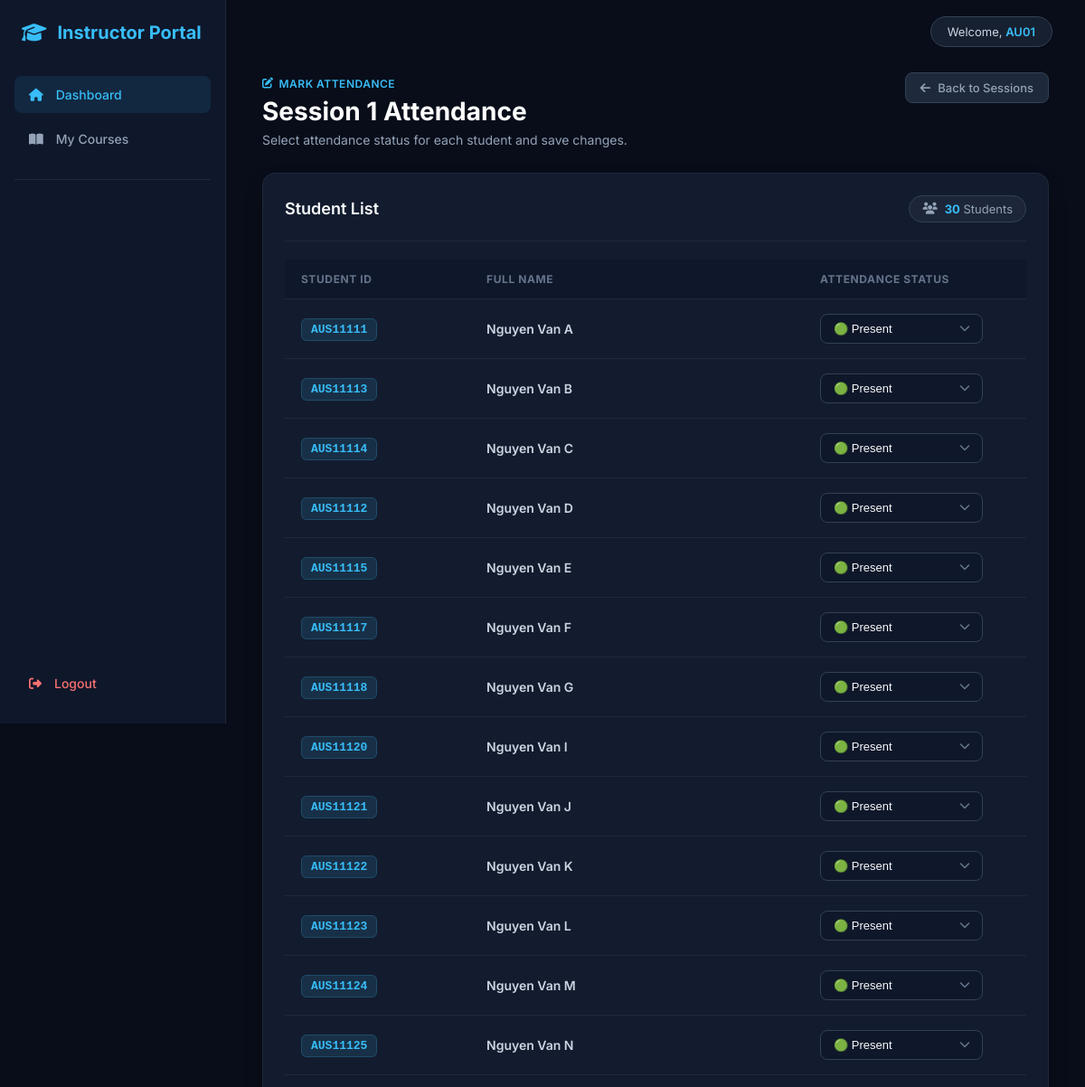
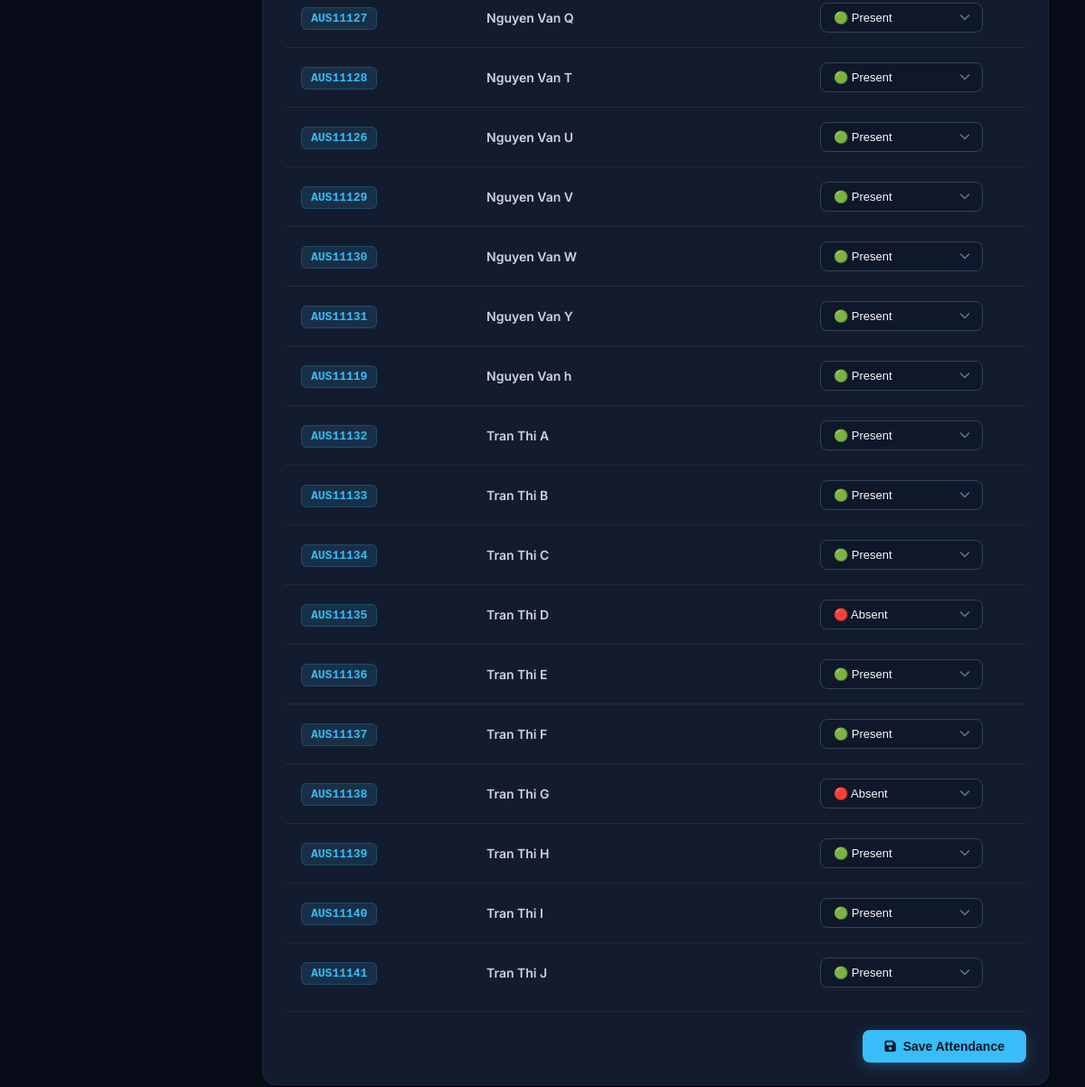
Page /instructor/course/TEC004/attendance/1 (signed in) on the committed database (2 pictures, top to bottom).
### tables this page shows
CREATE TABLE students(
        student_id TEXT PRIMARY KEY,
        name TEXT,
        email TEXT,
        major TEXT
    );

### instructor.py (the view)
@instructor_bp.route(
    "/instructor/course/<course_id>/attendance/<int:session_number>",
    methods=["GET"]
)
@login_required
@instructor_required
def attendance(course_id, session_number):
    instructor_id = session["user_id"]
    if not instructor_owns_course(instructor_id, course_id):
        abort(403)
    students = get_students(course_id)
    attendance = load_attendance(
        course_id,
        session_number
    )
    return render_template(
        "instructor_page/attendance.html",
        students=students,
        attendance=attendance,
        course_id=course_id,
        session_number=session_number
    )

### decorator.py (called while the page is built)
def login_required(f):
    @wraps(f)
    def wrapper(*args,**kwargs):
        if "username" not in session:
            return redirect(
                url_for("auth.login")
            )
        return f(*args,**kwargs)
    return wrapper

def instructor_required(f):
    @wraps(f)
    def wrapper(*args,**kwargs):
        if session.get("role")!="instructor":
            return redirect(
                url_for("auth.login")
            )
        return f(*args,**kwargs)
    return wrapper

### instructor_logic.py (called while the page is built)
def get_connection():
    conn = sqlite3.connect(DATABASE)
    conn.row_factory = sqlite3.Row
    return conn

def instructor_owns_course(instructor_id, course_id):
    conn = get_connection()
    cursor = conn.cursor()
    cursor.execute("""

        SELECT 1

        FROM enrollments

        WHERE instructor_id=?

        AND course_id=?

        LIMIT 1

    """,(instructor_id,course_id))
    result = cursor.fetchone()
    conn.close()
    return result is not None

def get_students(course_id):
    conn = get_connection()
    cursor = conn.cursor()
    cursor.execute("""

        SELECT

            s.student_id,

            s.name

        FROM students s

        JOIN enrollments e

            ON s.student_id=e.student_id

        WHERE e.course_id=?

        ORDER BY s.name

    """,(course_id,))
    students=cursor.fetchall()
    conn.close()
    return students

def load_attendance(course_id,session_number):
    conn=get_connection()
    cursor=conn.cursor()
    cursor.execute("""

        SELECT

            student_id,

            status

        FROM attendance_records

        WHERE course_id=?

        AND session_number=?

    """,(course_id,session_number))
    rows=cursor.fetchall()
    conn.close()
    return{
        row["student_id"]:row["status"]
        for row in rows
    }

### templates/instructor_page/attendance.html (shortened to what this page needs)
{% extends "base/instructor_base.html" %}
{% block content %}
<div class="attendance-check-container">
    <div class="page-header flex-between">
        <div>
            <span class="badge-tag">
                <i class="fa-solid fa-pen-to-square"></i> Mark Attendance
            </span>
            <h1 class="page-title">Session {{ session_number }} Attendance</h1>
            <p class="page-subtitle">Select attendance status for each student and save changes.</p>
        </div>
        <a href="{{ url_for('instructor.attendance_home', course_id=course_id) }}" class="btn-back">
            <i class="fa-solid fa-arrow-left"></i> Back to Sessions
        </a>
    </div>
    <form method="POST" action="{{ url_for('instructor.attendance_save', course_id=course_id) }}">
        <div class="panel-card">
            <div class="panel-header">
                <div class="panel-title-group">
                    <h2>Student List</h2>
                </div>
                <div class="students-count">
                    <i class="fa-solid fa-users"></i>
                    <span><strong>{{ students|length }}</strong> Students</span>
                </div>
            </div>
            <div class="table-responsive">
                <table class="custom-table">
                    <thead>
                        <tr>
                            <th style="width: 25%;">Student ID</th>
                            <th style="width: 45%;">Full Name</th>
                            <th style="width: 30%;">Attendance Status</th>
                        </tr>
                    </thead>
                    <tbody>
                        {% for s in students %}
                        <tr>
                            <td>
                                <span class="course-id-badge">{{ s.student_id }}</span>
                            </td>
                            <td class="course-name-cell">{{ s.name }}</td>
                            <td>
                                <div class="select-wrapper">
                                    <select name="student_{{ s.student_id }}" class="status-select">
                                        <option value="Present" {% if attendance.get(s.student_id)=="Present" %}selected{% endif %}>
                                            🟢 Present
                                        </option>
                                        <option value="Absent" {% if attendance.get(s.student_id)=="Absent" %}selected{% endif %}>
                                            🔴 Absent
                                        </option>
                                    </select>
                                </div>
                            </td>
                        </tr>
                        {% endfor %}
                    </tbody>
                </table>
            </div>
            <div class="form-actions">
                <button type="submit" class="btn-save">
                    <i class="fa-solid fa-floppy-disk"></i> Save Attendance
                </button>
            </div>
        </div>
    </form>
</div>
{% endblock %}

### static/css/instructor_page/dashboard.css (style rules this page uses)
* { margin: 0; padding: 0; box-sizing: border-box; }
body { font-family: 'Inter', -apple-system, BlinkMacSystemFont, sans-serif; background-color: #080d19; color: #f8fafc; display: flex; min-height: 100vh; }
.page-header { margin-bottom: 28px; }
.page-title { font-size: 28px; font-weight: 700; color: #ffffff; margin-bottom: 6px; }
.page-subtitle { font-size: 14px; color: #94a3b8; }
.panel-card { background-color: #131c2e; border: 1px solid #1e293b; border-radius: 14px; padding: 24px; margin-top: 20px; box-shadow: 0 10px 25px -5px rgba(0, 0, 0, 0.3); }
.panel-header { display: flex; justify-content: space-between; align-items: center; padding-bottom: 20px; border-bottom: 1px solid #1e293b; margin-bottom: 20px; }
.badge-tag { font-size: 12px; font-weight: 600; color: #38bdf8; text-transform: uppercase; letter-spacing: 0.5px; display: inline-flex; align-items: center; gap: 6px; margin-bottom: 6px; }
.panel-title-group h2 { font-size: 18px; font-weight: 600; color: #f8fafc; margin: 0; }
.table-responsive { width: 100%; overflow-x: auto; }
.custom-table { width: 100%; border-collapse: collapse; text-align: left; }
.custom-table th { background-color: #0f172a; color: #64748b; font-size: 12px; font-weight: 700; text-transform: uppercase; letter-spacing: 0.6px; padding: 14px 18px; border-bottom: 1px solid #1e293b; }
.custom-table td { padding: 16px 18px; color: #cbd5e1; font-size: 14px; border-bottom: 1px solid #1e293b; vertical-align: middle; }
.custom-table tbody tr { transition: background-color 0.2s ease; }
.custom-table tbody tr:last-child td { border-bottom: none; }
.course-id-badge { background-color: rgba(56, 189, 248, 0.12); color: #38bdf8; font-weight: 600; font-family: monospace; font-size: 13px; padding: 4px 10px; border-radius: 6px; border: 1px solid rgba(56, 189, 248, 0.2); }
.course-name-cell { font-weight: 600; color: #f8fafc; }
.attendance-check-container { max-width: 1200px; }
.flex-between { display: flex; justify-content: space-between; align-items: flex-start; }
.btn-back { display: inline-flex; align-items: center; gap: 8px; background-color: #1e293b; color: #94a3b8; font-size: 13px; font-weight: 500; padding: 8px 16px; border-radius: 8px; text-decoration: none; border: 1px solid #334155; transition: all 0.2s ease; }
.students-count { background-color: rgba(30, 41, 59, 0.8); border: 1px solid #334155; padding: 6px 14px; border-radius: 20px; font-size: 13px; color: #94a3b8; display: flex; align-items: center; gap: 8px; }
.students-count strong { color: #38bdf8; }
.select-wrapper { position: relative; display: inline-block; width: 100%; max-width: 180px; }
.status-select { width: 100%; appearance: none; -webkit-appearance: none; -moz-appearance: none; background-color: #0f172a; border: 1px solid #334155; color: #f8fafc; font-size: 13px; font-weight: 500; padding: 8px 36px 8px 14px; border-radius: 8px; outline: none; cursor: pointer; transition: all 0.2s ease; }
.status-select option { background-color: #0f172a; color: #f8fafc; padding: 8px; }
.form-actions { padding-top: 24px; margin-top: 8px; border-top: 1px solid #1e293b; display: flex; justify-content: flex-end; }
.btn-save { display: inline-flex; align-items: center; gap: 8px; background-color: #38bdf8; color: #0f172a; font-size: 14px; font-weight: 600; padding: 10px 24px; border-radius: 8px; border: none; cursor: pointer; transition: all 0.2s ease; box-shadow: 0 4px 14px rgba(56, 189, 248, 0.25); }
.select-wrapper { position: relative; display: flex; align-items: center; }
.select-wrapper select { appearance: none; -webkit-appearance: none; padding-right: 36px; cursor: pointer; }
.form-actions { display: flex; align-items: center; gap: 12px; margin-top: 10px; padding-top: 20px; border-top: 1px solid #1e293b; }

### rows in the picture
students: student_id "AUS11111", name "Nguyen Van A", student_id "🟢 Present"
students: student_id "AUS11113", name "Nguyen Van B", student_id "🟢 Present"
students: student_id "AUS11114", name "Nguyen Van C", student_id "🟢 Present"
students: student_id "AUS11112", name "Nguyen Van D", student_id "🟢 Present"
students: student_id "AUS11115", name "Nguyen Van E", student_id "🟢 Present"
students: student_id "AUS11117", name "Nguyen Van F", student_id "🟢 Present"
students: student_id "AUS11118", name "Nguyen Van G", student_id "🟢 Present"
students: student_id "AUS11120", name "Nguyen Van I", student_id "🟢 Present"
students: student_id "AUS11121", name "Nguyen Van J", student_id "🟢 Present"
students: student_id "AUS11122", name "Nguyen Van K", student_id "🟢 Present"
students: student_id "AUS11123", name "Nguyen Van L", student_id "🟢 Present"
students: student_id "AUS11124", name "Nguyen Van M", student_id "🟢 Present"
students: student_id "AUS11125", name "Nguyen Van N", student_id "🟢 Present"
students: student_id "AUS11127", name "Nguyen Van Q", student_id "🟢 Present"
students: student_id "AUS11128", name "Nguyen Van T", student_id "🟢 Present"
students: student_id "AUS11126", name "Nguyen Van U", student_id "🟢 Present"
students: student_id "AUS11129", name "Nguyen Van V", student_id "🟢 Present"
students: student_id "AUS11130", name "Nguyen Van W", student_id "🟢 Present"
students: student_id "AUS11131", name "Nguyen Van Y", student_id "🟢 Present"
students: student_id "AUS11119", name "Nguyen Van h", student_id "🟢 Present"
students: student_id "AUS11132", name "Tran Thi A", student_id "🟢 Present"
students: student_id "AUS11133", name "Tran Thi B", student_id "🟢 Present"
students: student_id "AUS11134", name "Tran Thi C", student_id "🟢 Present"
students: student_id "AUS11135", name "Tran Thi D", student_id "🔴 Absent"
students: student_id "AUS11136", name "Tran Thi E", student_id "🟢 Present"
students: student_id "AUS11137", name "Tran Thi F", student_id "🟢 Present"
students: student_id "AUS11138", name "Tran Thi G", student_id "🔴 Absent"
students: student_id "AUS11139", name "Tran Thi H", student_id "🟢 Present"
students: student_id "AUS11140", name "Tran Thi I", student_id "🟢 Present"
students: student_id "AUS11141", name "Tran Thi J", student_id "🟢 Present"

### other values in the picture
{{ session["username"] }} "AU01"
{{ session_number }} "1"
{{ students|length }} "30"
